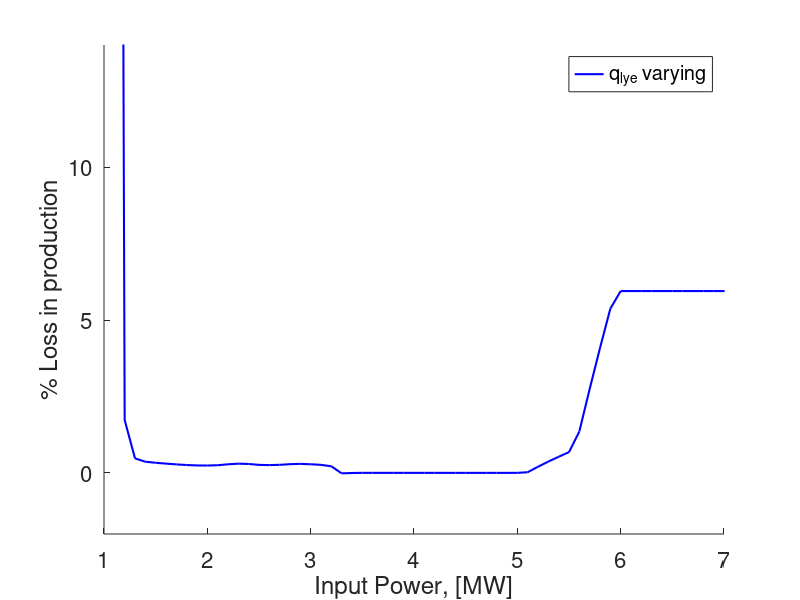
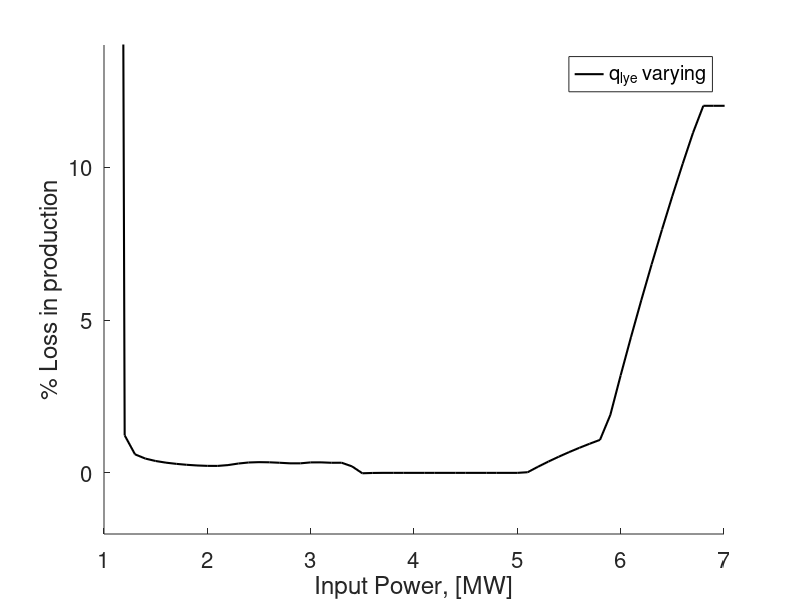
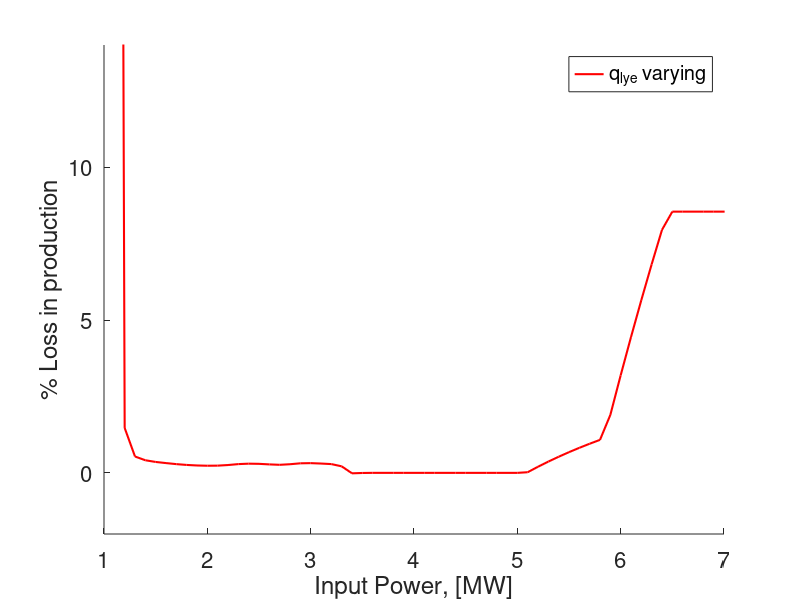

These figures' MATLAB source, in order:
clc
clear
close all

load('Data_CEl_S2_NewHex.mat')
load('Data_CEl_S2_OSHex.mat')
load('Data_CEl_S2_DegHex.mat')
load('Data_DCEl_S2_NewHex.mat')
load('Data_DCEl_S2_OSHex.mat')
load('Data_DCEl_S2_DegHex.mat')

load('Data_CEl_S2_DegHex_qlyefix')

loss_NewHex = ((row_DC_S2_New(:,end) - plot_C_S2_NewHex(:,end))./row_DC_S2_New(:,end)).*100;
loss_OSHex = ((row_DC_S2_OS(:,end) - plot_C_S2_OSHex(:,end))./row_DC_S2_OS(:,end)).*100;
loss_DegHex = ((row_DC_S2_Deg(:,end) - plot_C_S2_DegHex(:,end))./row_DC_S2_Deg(:,end)).*100;

set(0, 'DefaultAxesFontSize', 16,  'DefaultLineLineWidth', 1.5)
fig1 = figure('NumberTitle', 'off', 'Name', 'Loss between separate and shared BoP flowsheets for Hex design based on new electrolyzer');
hold on
plot(row_DC_S2_New(:,1),loss_NewHex,'b');
legend('q_l_y_e varying','q_l_y_e fixed')
xlabel('Input Power, [MW]')
ylabel('% Loss in production')
xlim([1,7])
ylim([-2,14])


set(0, 'DefaultAxesFontSize', 16,  'DefaultLineLineWidth', 1.5)
fig2 = figure('NumberTitle', 'off', 'Name', 'Loss between separate and shared BoP flowsheets for oversized Hex design');
hold on
plot(row_DC_S2_New(:,1),loss_OSHex,'k');
legend('q_l_y_e varying','q_l_y_e fixed')
xlabel('Input Power, [MW]')
ylabel('% Loss in production')
xlim([1,7])
ylim([-2,14])


set(0, 'DefaultAxesFontSize', 16,  'DefaultLineLineWidth', 1.5)
fig3 = figure('NumberTitle', 'off', 'Name', 'Loss between separate and shared BoP flowsheets for Hex design based on degraded electrolyzer');
hold on
plot(row_DC_S2_New(:,1),loss_DegHex,'r');
legend('q_l_y_e varying','q_l_y_e fixed')
xlabel('Input Power, [MW]')
ylabel('% Loss in production')
xlim([1,7])
ylim([-2,14])
